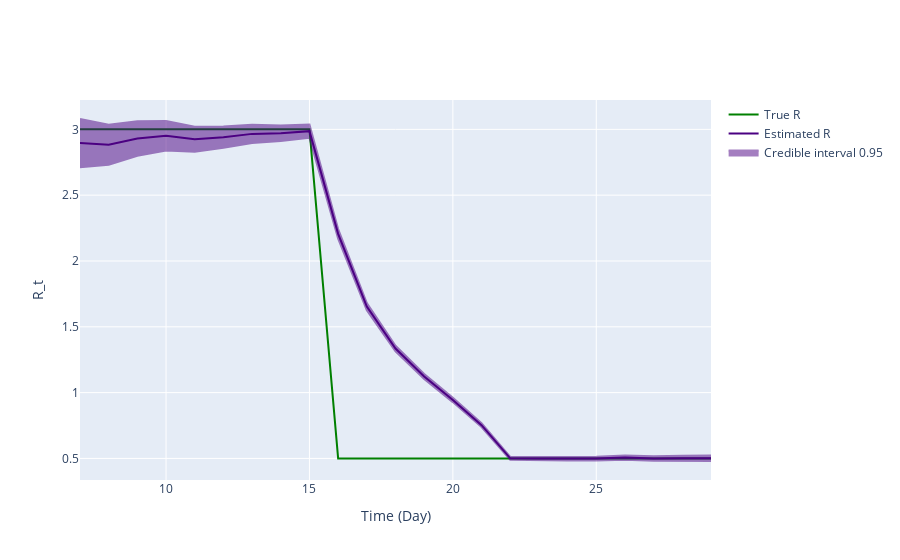

Notebook code for this chart:
### Code cell
fig = ReproductionNumberPlot()

fig.add_ground_truth_rt(ground_truth)
fig.add_interval_rt(interval2)

fig.update_labels(time_label='Time (Day)', r_label='R_t')

fig.show_figure()

### Figure 1 — Plotly figure (JSON) as saved in the notebook; plotly's stock layout.template omitted (floating-point values rounded to 4 significant figures)
{"data": [{"line": {"color": "green"}, "mode": "lines", "name": "True R", "type": "scatter", "x": [7, 8, 9, 10, 11, 12, 13, 14, 15, 16, 17, 18, 19, 20, 21, 22, 23, 24, 25, 26, 27, 28, 29], "y": [3, 3, 3, 3, 3, 3, 3, 3, 3, 0.5, 0.5, 0.5, 0.5, 0.5, 0.5, 0.5, 0.5, 0.5, 0.5, 0.5, 0.5, 0.5, 0.5]}, {"line": {"color": "indigo"}, "mode": "lines", "name": "Estimated R", "type": "scatter", "x": [7, 8, 9, 10, 11, 12, 13, 14, 15, 16, 17, 18, 19, 20, 21, 22, 23, 24, 25, 26, 27, 28, 29], "y": [2.896, 2.884, 2.93, 2.951, 2.924, 2.941, 2.966, 2.971, 2.986, 2.206, 1.653, 1.335, 1.123, 0.9439, 0.7526, 0.5007, 0.4993, 0.4965, 0.4984, 0.5064, 0.4994, 0.5006, 0.5011]}, {"fill": "toself", "fillcolor": "indigo", "line": {"color": "indigo"}, "mode": "lines", "name": "Credible interval 0.95", "opacity": 0.5, "type": "scatter", "x": [7, 8, 9, 10, 11, 12, 13, 14, 15, 16, 17, 18, 19, 20, 21, 22, 23, 24, 25, 26, 27, 28, 29, 29, 28, 27, 26, 25, 24, 23, 22, 21, 20, 19, 18, 17, 16, 15, 14, 13, 12, 11, 10, 9, 8, 7], "y": [3.079, 3.036, 3.061, 3.063, 3.019, 3.021, 3.035, 3.029, 3.037, 2.243, 1.68, 1.356, 1.141, 0.9602, 0.7669, 0.5124, 0.5114, 0.5096, 0.5128, 0.5223, 0.5167, 0.5196, 0.5219, 0.4804, 0.4816, 0.4821, 0.4904, 0.484, 0.4834, 0.4871, 0.4889, 0.7383, 0.9277, 1.104, 1.313, 1.626, 2.17, 2.936, 2.912, 2.897, 2.86, 2.829, 2.839, 2.799, 2.731, 2.713]}], "layout": {"hovermode": "x unified", "xaxis": {"title": {"text": "Time (Day)"}}, "yaxis": {"title": {"text": "R_t"}}}}
